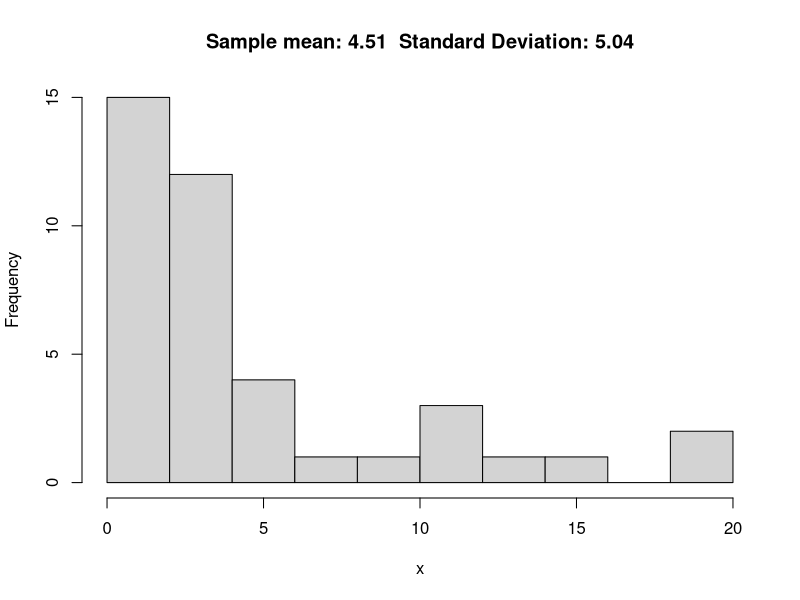

Reproduce this figure in R. (Note: this script raises an error after producing the figure.)
## ---- chunk 1

n<-40
sim<-1000
lamda<-0.2
set.seed(1000)
x<-rexp(n,lamda)

ms<-mean(x);ms
sds<-sd(x);sds
vars<-var(x)

hist(x,breaks = 10, main=paste("Sample mean:",round(ms,2)," Standard Deviation:",round(sds,2)))




## ---- chunk 2
simData<-as.matrix(sample(x,n*sim,replacement=T),sim,n)
means<-apply(simData,1,mean)
vars<-apply(simData,1,var)

par(c(1,2))

hist(means)
hist(vars)

